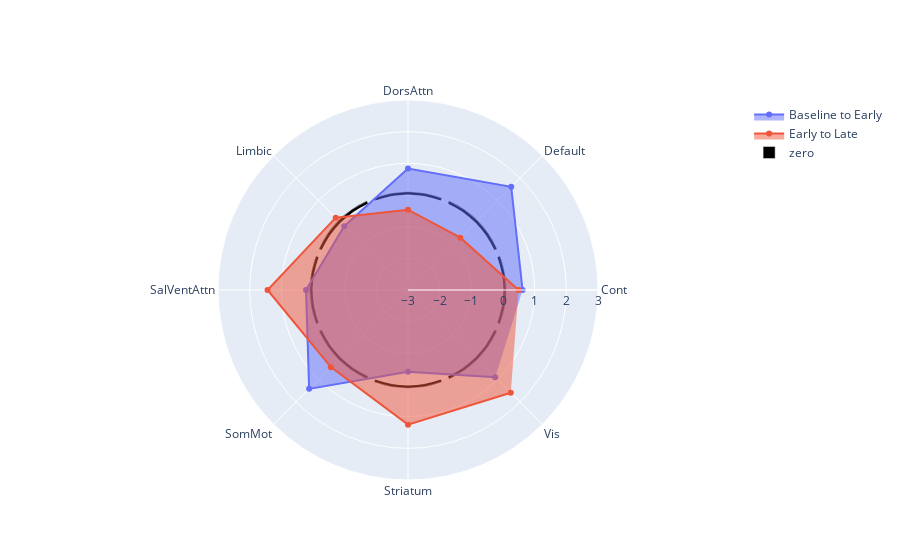

The notebook cell this image was saved under:
### Code cell
import plotly.graph_objects as go

nets = data.index.droplevel(0).tolist()
fig = go.Figure()

fig.add_trace(go.Scatterpolar(
    r=data.loc['b2e'],
    theta=nets,
    fill='toself',
    name='Baseline to Early'
))
fig.add_trace(go.Scatterpolar(
    r=data.loc['e2l'],
    theta=nets,
    fill='toself',
    name='Early to Late'
))
fig.add_trace(go.Barpolar(
    r=[0.1]*8,
    theta=nets,
    name='zero',
    marker_color='black',
))

fig.update_layout(
    polar=dict(
        radialaxis=dict(
            visible=True,
            range=[-3,3]  # -4, 4
        )),
    showlegend=True,
)

fig.show()
fig.write_image("spider-pairwise.svg")

### Figure 1 — Plotly figure (JSON) as saved in the notebook; plotly's stock layout.template omitted (floating-point values rounded to 4 significant figures)
{"data": [{"fill": "toself", "name": "Baseline to Early", "r": [0.6179, 1.61, 0.8365, -0.1527, 0.2203, 1.415, -0.4177, 0.8973], "theta": ["Cont", "Default", "DorsAttn", "Limbic", "SalVentAttn", "SomMot", "Striatum", "Vis", "Cont", "Default", "DorsAttn", "Limbic", "SalVentAttn", "SomMot", "Striatum", "Vis"], "type": "scatterpolar"}, {"fill": "toself", "name": "Early to Late", "r": [0.4911, -0.6631, -0.4639, 0.2296, 1.435, 0.4448, 1.252, 1.59], "theta": ["Cont", "Default", "DorsAttn", "Limbic", "SalVentAttn", "SomMot", "Striatum", "Vis", "Cont", "Default", "DorsAttn", "Limbic", "SalVentAttn", "SomMot", "Striatum", "Vis"], "type": "scatterpolar"}, {"marker": {"color": "black"}, "name": "zero", "r": [0.1, 0.1, 0.1, 0.1, 0.1, 0.1, 0.1, 0.1], "theta": ["Cont", "Default", "DorsAttn", "Limbic", "SalVentAttn", "SomMot", "Striatum", "Vis", "Cont", "Default", "DorsAttn", "Limbic", "SalVentAttn", "SomMot", "Striatum", "Vis"], "type": "barpolar"}], "layout": {"polar": {"radialaxis": {"visible": true, "range": [-3, 3]}}, "showlegend": true}}
